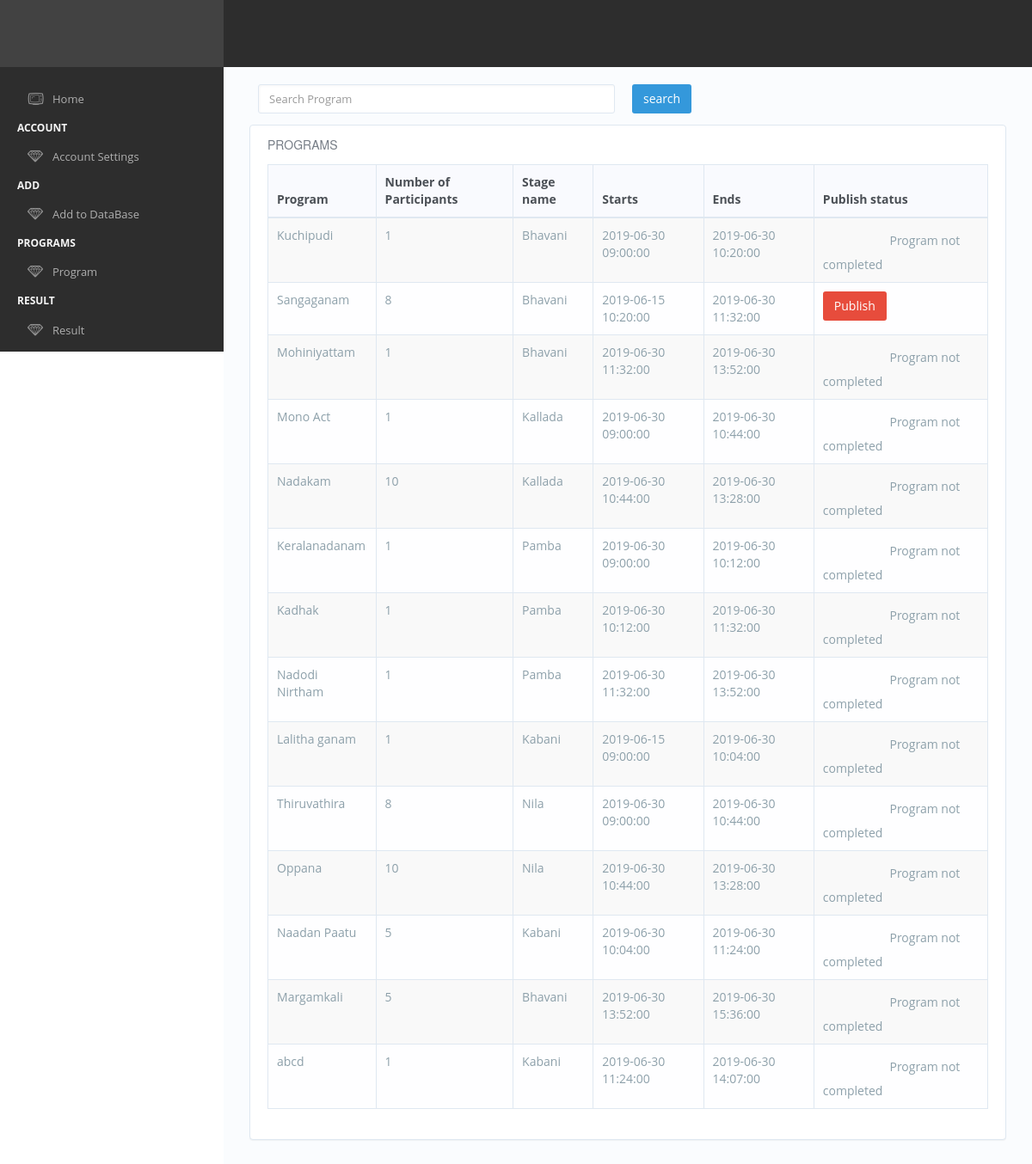
Screenshot of /admin/result.php (signed in) with the database file from the repository.
### tables this page shows
CREATE TABLE IF NOT EXISTS `program` (
  `Program_id` int(3) NOT NULL AUTO_INCREMENT,
  `Program_type` varchar(50) NOT NULL,
  `Program` varchar(50) NOT NULL,
  `Number_of_participants` int(11) NOT NULL,
  `Stage` int(2) DEFAULT NULL,
  `start` longtext,
  `end` longtext,
  `st_size` int(11) NOT NULL,
  `time_limit` int(11) NOT NULL,
  `total_time` int(11) DEFAULT NULL,
  `total_no` int(11) DEFAULT NULL,
  `ststate` int(11) NOT NULL DEFAULT '0',
  `mstatus` int(11) NOT NULL DEFAULT '0',
  PRIMARY KEY (`Program_id`)
);

CREATE TABLE IF NOT EXISTS `stage` (
  `Name` varchar(25) NOT NULL,
  `Stage_Number` int(10) NOT NULL AUTO_INCREMENT,
  `size` int(11) NOT NULL,
  `state` int(11) NOT NULL DEFAULT '0',
  `work` int(11) NOT NULL DEFAULT '0',
  PRIMARY KEY (`Stage_Number`)
);

### includes/functions.php (called while the page is built, shortened)
<?php
	function user_type() {
		return $_SESSION['type'];
	}
?>

### includes/connection.php (called while the page is built, shortened)
<?php
	class Database extends Exception {
		private $host = 'localhost';
		private $username = 'root';
		private $password = '';
		private $db = 'ytf';
		private $dbn;
		public function connect() {
			try {
				$dsn = 'mysql:host=' . $this->host . ';dbname=' . $this->db;
				$this->dbn = new PDO($dsn, $this->username, $this->password);
				$this->dbn->setAttribute(PDO::ATTR_ERRMODE, PDO::ERRMODE_EXCEPTION);
				$this->dbn->setAttribute(PDO::ATTR_EMULATE_PREPARES, false);
				return true;
			} catch( PDOException $e ) {
				echo 'ERROR: ' . $e->getMessage();
			}
		}
		public function display( $sql, $array = NULL ) {
			try {
				$stmnt = $this->dbn->prepare($sql);
				$stmnt->execute( $array );
				return $istrue = $stmnt->fetchAll();
			}  catch (PDOException $e) {
			   echo "Error: " . $e->getMessage() . "<br />\n";
			}
		}
	}
?>

### admin/result.php (the view, shortened to what this page needs)
<?php
include_once('header.php');
function fullcheck($f)
{
   $db=new Database();
   $k=0;
   $sql='select * from student_program where program_id='.$f.' ';
   $result2=$db->display($sql);
   $gcount=count($result2);
   for($i=0 ; $i < $gcount ; $i++)
  {
   $m1= $result2[$i]['mark1'];
   if($m1==null || $m1==null || $m1==null )
   $k= $k+1;
  }
        if($k==0)
          {
            return 1;
          }
        else
          {
            return 0;
          }
}
$db=new Database();
?>
<?php
 $sql='SELECT p.*, s.Name as pstage_name FROM program p left join stage s on p.stage=s.Stage_Number';
$result=$db->display($sql);
$search = null;
?>
 <form align="center"   method="POST">
<div class="row">
        <div class="col-md-8">
                <div class="form-group">
                    <div class="col-sm-9">
                        <input type="text" style="width: 100%;" name="search" class="form-control" id="" value="<?php  echo $search; ?>" placeholder="Search Program">
                    </div>
                    <div class="col-md-3" style="text-align: left;">
                        <button class="btn btn-info" name="searchz">search</button>
                    </div>
                </div>
            </div>
            </div>
  </div>
    <div class="panel">
<div class="panel-body">
<h3 class="title-hero">
    Programs
</h3>
<div class="example-box-wrapper">
<table id="datatable-row-highligh" class="table table-striped table-bordered" cellspacing="0" width="100%">
<thead>
<tr>
    <th>Program</th>
    <th>Number of Participants</th>
    <th>Stage name</th>
    <th>Starts</th>
    <th>Ends</th>
    <th>Publish status</th>
</tr>
</thead>
<tbody>
    <?php
     foreach($result as $value) {
        $d=fullcheck($value['Program_id']);
        if($d==1)
        {
         $visi='visible';
        }
        else{
          $visi='invisible';
        }
        ?>
<tr>
    <td><?php echo $value['Program']; ?></td>
     <td><?php echo $value['Number_of_participants']; ?></td>
    <td><?php echo $value['pstage_name']; ?></td>
    <td><?php echo $value['start']; ?></td>
    <td><?php echo $value['end']; ?></td>
    <td><a href ="level.php?id=<?php echo $value['Program_id']; ?>" class="btn btn-danger <?php echo $visi; ?> ">Publish </a> <?php if($visi=='invisible')
    {echo 'Program not completed';} ?></td>
</tr>
<?php
     }
    ?> <script type="text/javascript" src="https://code.jquery.com/jquery-2.1.1.min.js"></script>
</tbody>
</table>
</div>
</div>
</div>
<?php include_once('../footer.php');  ?>

### admin/header.php (shortened to what this page needs)
<?php
    include_once( '../includes/connection.php' );
    include_once( '../includes/functions.php' );
?>
<link rel="stylesheet/less" type="text/css" href="<?php echo PATH; ?>/assets/timepicker/css/timepicker.less" />
<!DOCTYPE html>
<html lang="en">
<head>
    <link rel="stylesheet" type="text/css" href="<?php echo PATH; ?>/assets/styles.css">
</head>
<body class="fixed-sidebar">
    <div id="sb-site">
        <div class="page-wrapper">
            <div id="page-header" class="bg-black font-inverse">
                <div id="header-logo" class="logo-bg bg-black font-inverse">
                </div>
            </div>
            <div id="page-sidebar" class="bg-black font-inverse">
                <div class="scroll-sidebar">
                    <ul id="sidebar-menu">
                        <?php if( user_type() == 'admin' ) : ?>
                            <li class="header"><span></span></li>
                             <li>
                                <a href="<?php echo PATH_ADMIN.'/home.php'; ?>" title="Admin Dashboard">
                                    <i class="glyph-icon icon-linecons-tv"></i>
                                    <span>Home</span>
                                </a>
                            </li>
                            <li class="header"><span>Account</span></li>
                             <li>
                                <a href="index.html#" title="Elements">
                                    <i class="glyph-icon icon-linecons-diamond"></i>
                                    <span>Account Settings</span>
                                </a>
                        <?php endif;?>
                             <li class="header"><span>Add</span></li>
                            <li>
                                <a href="" title="Elements">
                                    <i class="glyph-icon icon-linecons-diamond"></i>
                                    <span>Add to DataBase</span>
                                </a>
                            </li>
                            <li class="header"><span>Programs</span></li>
                            <li>
                                <a href="" title="Elements">
                                    <i class="glyph-icon icon-linecons-diamond"></i>
                                    <span>Program</span>
                                </a>
                            </li>
                            <li class="header"><span>Result</span></li>
                            <li>
                                <a href="" title="Elements">
                                    <i class="glyph-icon icon-linecons-diamond"></i>
                                    <span>Result</span>
                                </a>
                            </li>
                    </ul>
                </div>
            </div>
            <div class="page-content-wrapper">
                <div id="page-content">
                    <div class="container">

### footer.php (shortened to what this page needs)
                    </div>
                </div>
            </div>
        </div>
</body>
</html>

### rows the page displays
program: Program "Kuchipudi", Number_of_participants "1", stage.Name "Bhavani", start "2019-06-30 09:00:00", end "2019-06-30 10:20:00", shows "Program not completed"
program: Program "Sangaganam", Number_of_participants "8", stage.Name "Bhavani", start "2019-06-15 10:20:00", end "2019-06-30 11:32:00"
program: Program "Mohiniyattam", Number_of_participants "1", stage.Name "Bhavani", start "2019-06-30 11:32:00", end "2019-06-30 13:52:00", shows "Program not completed"
program: Program "Mono Act", Number_of_participants "1", stage.Name "Kallada", start "2019-06-30 09:00:00", end "2019-06-30 10:44:00", shows "Program not completed"
program: Program "Nadakam", Number_of_participants "10", stage.Name "Kallada", start "2019-06-30 10:44:00", end "2019-06-30 13:28:00", shows "Program not completed"
program: Program "Keralanadanam", Number_of_participants "1", stage.Name "Pamba", start "2019-06-30 09:00:00", end "2019-06-30 10:12:00", shows "Program not completed"
program: Program "Kadhak", Number_of_participants "1", stage.Name "Pamba", start "2019-06-30 10:12:00", end "2019-06-30 11:32:00", shows "Program not completed"
program: Program "Nadodi Nirtham", Number_of_participants "1", stage.Name "Pamba", start "2019-06-30 11:32:00", end "2019-06-30 13:52:00", shows "Program not completed"
program: Program "Lalitha ganam", Number_of_participants "1", stage.Name "Kabani", start "2019-06-15 09:00:00", end "2019-06-30 10:04:00", shows "Program not completed"
program: Program "Thiruvathira", Number_of_participants "8", stage.Name "Nila", start "2019-06-30 09:00:00", end "2019-06-30 10:44:00", shows "Program not completed"
program: Program "Oppana", Number_of_participants "10", stage.Name "Nila", start "2019-06-30 10:44:00", end "2019-06-30 13:28:00", shows "Program not completed"
program: Program "Naadan Paatu", Number_of_participants "5", stage.Name "Kabani", start "2019-06-30 10:04:00", end "2019-06-30 11:24:00", shows "Program not completed"
program: Program "Margamkali", Number_of_participants "5", stage.Name "Bhavani", start "2019-06-30 13:52:00", end "2019-06-30 15:36:00", shows "Program not completed"
program: Program "abcd", Number_of_participants "1", stage.Name "Kabani", start "2019-06-30 11:24:00", end "2019-06-30 14:07:00", shows "Program not completed"
